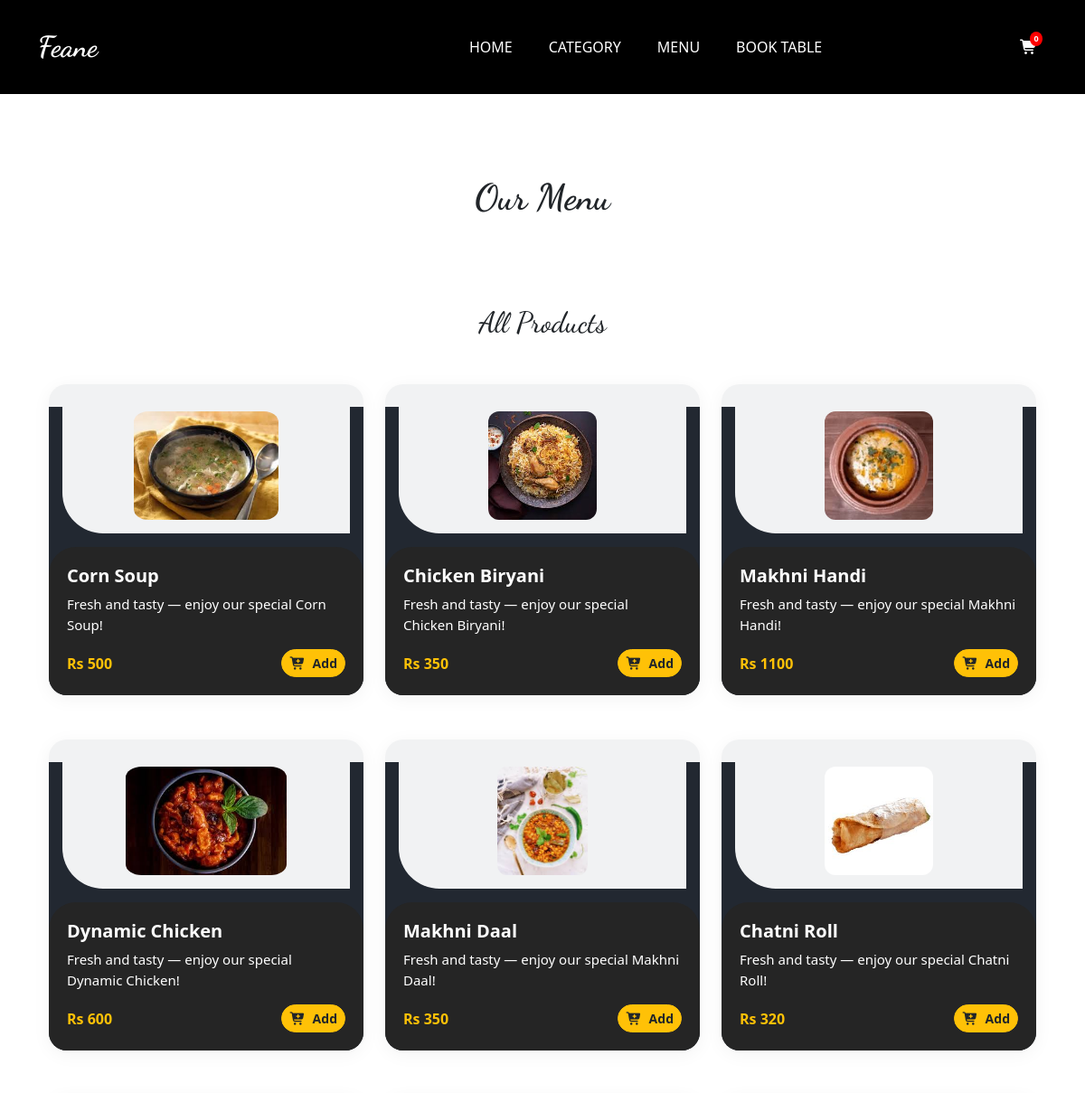
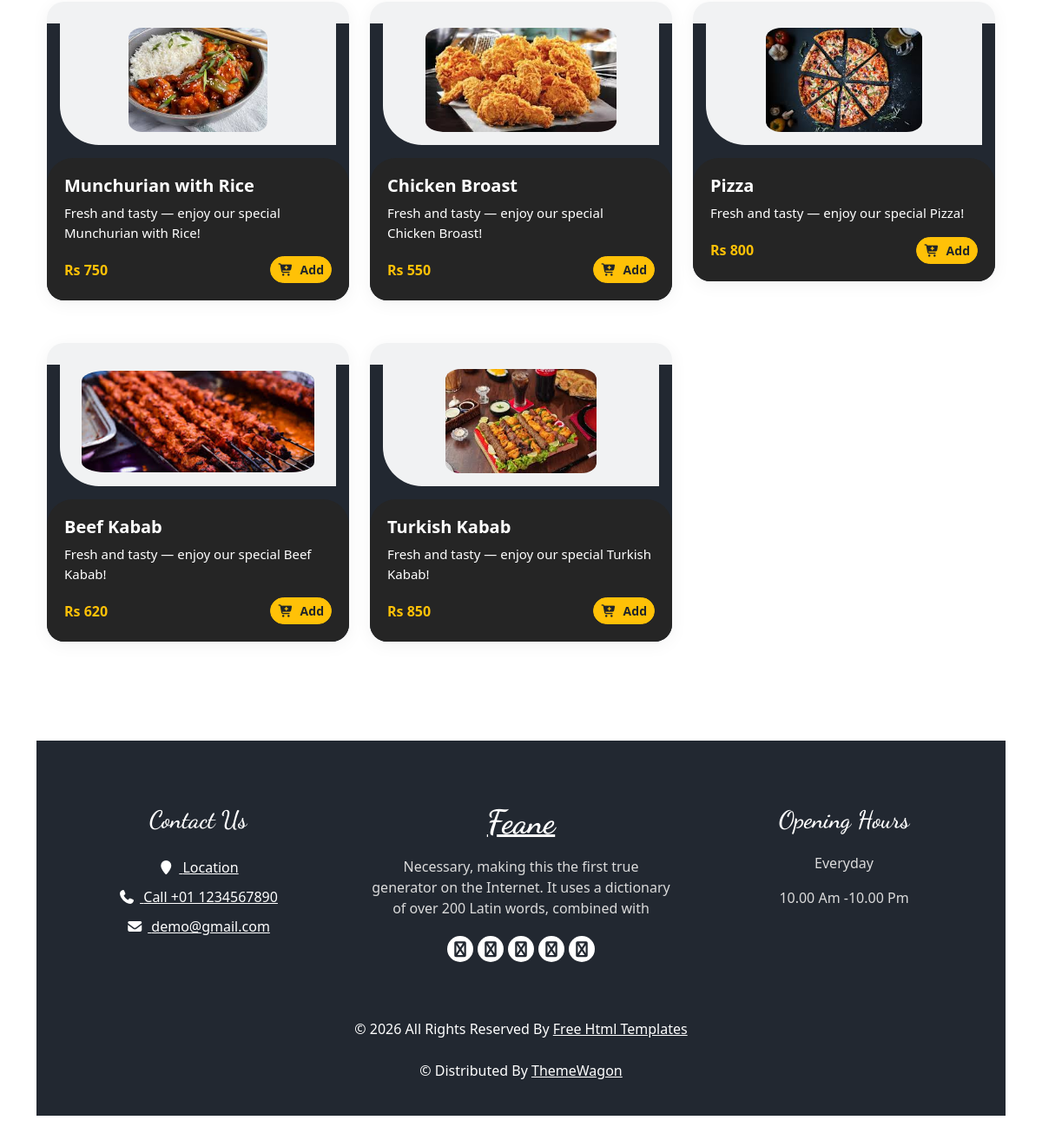
Page /user/frontend/menu.php on the committed database (2 pictures, top to bottom).
### tables this page shows
CREATE TABLE `product` (
  `p_id` int(11) NOT NULL,
  `cat_id` int(11) DEFAULT NULL,
  `p_name` text DEFAULT NULL,
  `p_desc` text DEFAULT NULL,
  `p_price` text DEFAULT NULL,
  `p_img` text DEFAULT NULL
);

### user/frontend/menu.php (the view, shortened to what this page needs)
<?php
include './header.php';
?>
<!DOCTYPE html>
<html>
<head>
  <link rel="stylesheet" type="text/css" href="css/bootstrap.css" />
  <link rel="stylesheet" type="text/css" href="https://cdnjs.cloudflare.com/ajax/libs/OwlCarousel2/2.3.4/assets/owl.carousel.min.css" />
  <link rel="stylesheet" href="https://cdnjs.cloudflare.com/ajax/libs/jquery-nice-select/1.1.0/css/nice-select.min.css" />
  <link href="css/font-awesome.min.css" rel="stylesheet" />
  <link rel="stylesheet" href="https://cdnjs.cloudflare.com/ajax/libs/font-awesome/7.0.0/css/all.min.css" />
  <link href="css/style.css" rel="stylesheet" />
  <link href="css/responsive.css" rel="stylesheet" />
  <link href="https://cdn.jsdelivr.net/npm/bootstrap@5.3.7/dist/css/bootstrap.min.css" rel="stylesheet">
</head>
<body class="sub_page">
  <section class="food_section layout_padding">
    <div class="container">
      <div class="heading_container heading_center">
        <h2>
          Our Menu
        </h2>
      </div>
<section class="category_section layout_padding-bottom">
  <div class="container">
    <div class="row mt-5">
      <?php
require '../../admin/backend/config/config.php';
$cat_name = "";
if (isset($_GET['cat'])) {
    $cat_id = intval($_GET['cat']);
    $cat_q = mysqli_query($conn, "SELECT * FROM cat WHERE id = $cat_id");
    if ($cat_q && mysqli_num_rows($cat_q) > 0) {
        $cat_row = mysqli_fetch_assoc($cat_q);
        $cat_name = $cat_row['cat_name'];
    }
    $query = "SELECT * FROM product WHERE cat_id = $cat_id";
} else {
    $query = "SELECT * FROM product";
}
$res = mysqli_query($conn, $query);
?>
<div class="container mt-5">
  <h2 class="text-center mb-4"><?= $cat_name ? $cat_name . ' PRODUCTS' : 'All Products' ?></h2>
  <div class="row">
    <?php
    if (mysqli_num_rows($res) > 0) {
      while ($row = mysqli_fetch_assoc($res)) {
    ?>
      <div class="col-sm-6 col-lg-4 mb-4">
        <div class="box" style="background-color: #e5e1e1ff; border-radius: 20px; overflow: hidden; box-shadow: 0 4px 20px rgba(0,0,0,0.05); transition: 0.3s;">
          <div class="text-center p-3">
            <div class="img-box" style="height: 150px; display: flex; align-items: center; justify-content: center;">
              <img src="./../admin/img/<?= $row['p_img'] ?>" alt="<?= $row['p_name'] ?>" style="max-height: 120px; max-width: 100%; border-radius: 10%;">
            </div>
          </div>
          <div class="detail-box" style="background-color: #252525; color: white; padding: 20px; border-top-left-radius: 30px; border-top-right-radius: 30px;">
            <h5><?= $row['p_name'] ?></h5>
            <p>Fresh and tasty — enjoy our special <?= $row['p_name'] ?>!</p>
            <div class="d-flex justify-content-between align-items-center mt-3">
              <span class="text-warning fw-semibold">Rs <?= $row['p_price'] ?></span>
              <?php if (isset($_SESSION['user_id'])): ?>
  <form method="POST" action="./cart/add_to_cart.php">
    <input type="hidden" name="product_id" value="<?= $row['p_id'] ?>">
    <input type="hidden" name="product_name" value="<?= $row['p_name'] ?>">
    <input type="hidden" name="product_price" value="<?= $row['p_price'] ?>">
    <input type="hidden" name="product_img" value="<?= $row['p_img'] ?>">
    <button type="submit" class="btn btn-sm btn-warning rounded-pill text-dark fw-semibold">
      <i class="fas fa-cart-plus me-1"></i> Add
    </button>
  </form>
<?php else: ?>
  <a href="#" data-bs-toggle="modal" data-bs-target="#loginModal" class="btn btn-sm btn-warning rounded-pill text-dark fw-semibold">
    <i class="fas fa-cart-plus me-1"></i> Add
  </a>
<?php endif; ?>
            </div>
          </div>
        </div>
      </div>
<?php
      }
    } else {
      echo "<p class='text-center'>No products found.</p>";
    }
    ?>
  </div>
</div>
    </div>
  </div>
</section>
<?php
include './footer.php';
?>
</body>
</html>

### user/frontend/header.php (shortened to what this page needs)
<!DOCTYPE html>
<html lang="en">
<head>
  <link rel="stylesheet" href="https://cdnjs.cloudflare.com/ajax/libs/font-awesome/7.0.0/css/all.min.css" />
  <link rel="stylesheet" href="https://cdn.jsdelivr.net/npm/bootstrap@5.3.0/dist/css/bootstrap.min.css">
</head>
<body>
<header class="header_section" style="background-color: black;">
  <div class="container">
    <nav class="navbar navbar-expand-lg custom_nav-container">
      <a class="navbar-brand text-white fw-bold" href="index.php">
        <span>Feane</span>
      </a>
      <div class="collapse navbar-collapse" id="navbarSupportedContent">
        <ul class="navbar-nav mx-auto mb-2 mb-lg-0">
          <li class="nav-item">
            <a class="nav-link text-white" href="./index.php">Home</a>
          </li>
          <li class="nav-item">
            <a class="nav-link text-white" href="./category.php">Category</a>
          </li>
          <li class="nav-item">
            <a class="nav-link text-white" href="./menu.php">Menu</a>
          </li>
          <li class="nav-item">
            <a class="nav-link text-white" href="./book.php">Book Table</a>
          </li>
        </ul>
            <div class="user_option">
              <a href="./cart/cart.php" >
                 <div class="cart-icon">
    <i class="fa-solid fa-cart-shopping" style="color: #fcfcfc;"></i>
    <span class="cart-count">
        <?php echo isset($_SESSION['cart_items']) ? count($_SESSION['cart_items']) : 0; ?>
    </span>
</div>
              </a>
            </div>
      </div>
    </nav>
  </div>
</header>
</body>
</html>

### user/frontend/footer.php (shortened to what this page needs)
<!DOCTYPE html>
<html lang="en">
<head>
</head>
<body>
  <footer class="footer_section">
    <div class="container">
      <div class="row">
        <div class="col-md-4 footer-col">
          <div class="footer_contact">
            <h4>
              Contact Us
            </h4>
            <div class="contact_link_box">
              <a href="">
                <i class="fa fa-map-marker" aria-hidden="true"></i>
                <span>
                  Location
                </span>
              </a>
              <a href="">
                <i class="fa fa-phone" aria-hidden="true"></i>
                <span>
                  Call +01 1234567890
                </span>
              </a>
              <a href="">
                <i class="fa fa-envelope" aria-hidden="true"></i>
                <span>
                  demo@gmail.com
                </span>
              </a>
            </div>
          </div>
        </div>
        <div class="col-md-4 footer-col">
          <div class="footer_detail">
            <a href="" class="footer-logo">
              Feane
            </a>
            <p>
              Necessary, making this the first true generator on the Internet. It uses a dictionary of over 200 Latin words, combined with
            </p>
            <div class="footer_social">
              <a href="">
                <i class="fa fa-facebook" aria-hidden="true"></i>
              </a>
              <a href="">
                <i class="fa fa-twitter" aria-hidden="true"></i>
              </a>
              <a href="">
                <i class="fa fa-linkedin" aria-hidden="true"></i>
              </a>
              <a href="">
                <i class="fa fa-instagram" aria-hidden="true"></i>
              </a>
              <a href="">
                <i class="fa fa-pinterest" aria-hidden="true"></i>
              </a>
            </div>
          </div>
        </div>
        <div class="col-md-4 footer-col">
          <h4>
            Opening Hours
          </h4>
          <p>
            Everyday
          </p>
          <p>
            10.00 Am -10.00 Pm
          </p>
        </div>
      </div>
      <div class="footer-info">
        <p>
          &copy; <span id="displayYear"></span> All Rights Reserved By
          <a href="https://html.design/">Free Html Templates</a><br><br>
          &copy; <span id="displayYear"></span> Distributed By
          <a href="https://themewagon.com/" target="_blank">ThemeWagon</a>
        </p>
      </div>
    </div>
  </footer>
</body>
</html>

### user/frontend/css/style.css (style rules this page uses)
body { font-family: "Open Sans", sans-serif; color: #0c0c0c; background-color: #ffffff; overflow-x: hidden; }
.layout_padding { padding: 90px 0; }
.layout_padding-bottom { padding-bottom: 90px; }
h1, h2 { font-family: 'Dancing Script', cursive; }
.heading_container { display: -webkit-box; display: -ms-flexbox; display: flex; -webkit-box-orient: vertical; -webkit-box-direction: normal; -ms-flex-direction: column; flex-direction: column; -webkit-box-align: start; -ms-flex-align: start; align-items: flex-start; }
.heading_container h2 { position: relative; margin-bottom: 0; font-size: 2.5rem; font-weight: bold; }
.heading_container.heading_center { -webkit-box-align: center; -ms-flex-align: center; align-items: center; text-align: center; }
a, a:hover, a:focus { text-decoration: none; }
.btn, .btn:focus { outline: none !important; -webkit-box-shadow: none; box-shadow: none; }
.header_section { padding: 15px 0; }
.navbar-brand { font-family: 'Dancing Script', cursive; }
.navbar-brand span { font-weight: bold; font-size: 32px; color: #ffffff; }
.custom_nav-container { padding: 0; }
.custom_nav-container .navbar-nav { padding-left: 18%; }
.custom_nav-container .navbar-nav .nav-item .nav-link { padding: 5px 20px; color: #ffffff; text-align: center; text-transform: uppercase; border-radius: 5px; -webkit-transition: all 0.3s; transition: all 0.3s; }
.user_option { display: -webkit-box; display: -ms-flexbox; display: flex; -webkit-box-align: center; -ms-flex-align: center; align-items: center; }
.user_option a { margin: 0 10px; }
.food_section .box { position: relative; margin-top: 25px; background-color: #ffffff; border-radius: 10px; color: #ffffff; border-radius: 15px; overflow: hidden; background: linear-gradient(to bottom, #f1f2f3 25px, #222831 25px); }
.food_section .box .img-box { background: #f1f2f3; display: -webkit-box; display: -ms-flexbox; display: flex; -webkit-box-pack: center; -ms-flex-pack: center; justify-content: center; -webkit-box-align: center; -ms-flex-align: center; align-items: center; height: 215px; border-radius: 0 0 0 45px; margin: -1px; padding: 25px; }
.food_section .box .img-box img { max-width: 100%; max-height: 145px; -webkit-transition: all .2s; transition: all .2s; }
.food_section .box .detail-box { padding: 25px; }
.food_section .box .detail-box h5 { font-weight: 600; }
.food_section .box .detail-box p { font-size: 15px; }
.footer_section { background-color: #222831; color: #ffffff; padding: 75px 0 40px 0; text-align: center; }
.footer_section h4 { font-size: 28px; }
.footer_section h4, .footer_section .footer-logo { font-weight: 600; margin-bottom: 20px; font-family: 'Dancing Script', cursive; }
.footer_section p { color: #dbdbdb; }
.footer_section .footer-col { margin-bottom: 30px; }
.footer_section .footer_contact .contact_link_box { display: -webkit-box; display: -ms-flexbox; display: flex; -webkit-box-orient: vertical; -webkit-box-direction: normal; -ms-flex-direction: column; flex-direction: column; }
.footer_section .footer_contact .contact_link_box a { margin: 5px 0; color: #ffffff; }
.footer_section .footer_contact .contact_link_box a i { margin-right: 5px; }
.footer_section .footer-logo { display: block; font-weight: bold; font-size: 38px; line-height: 1; color: #ffffff; }
.footer_section .footer_social { display: -webkit-box; display: -ms-flexbox; display: flex; -webkit-box-pack: center; -ms-flex-pack: center; justify-content: center; margin-top: 20px; margin-bottom: 10px; }
.footer_section .footer_social a { display: -webkit-box; display: -ms-flexbox; display: flex; -webkit-box-pack: center; -ms-flex-pack: center; justify-content: center; -webkit-box-align: center; -ms-flex-align: center; align-items: center; color: #222831; width: 30px; height: 30px; border-radius: 100%; background-color: #ffffff; border-radius: 100%; margin: 0 2.5px; font-size: 18px; }
.footer_section .footer-info { text-align: center; margin-top: 25px; }
.footer_section .footer-info p { color: #ffffff; margin: 0; }
.footer_section .footer-info p a { color: inherit; }

### user/frontend/css/responsive.css (style rules this page uses)
@media (min-width: 1200px) { .container { max-width: 1170px; } }

### user/frontend/header.php (style rules this page uses)
.cart-icon { position: relative; display: inline-block; }
.cart-count { position: absolute; top: -5px; right: -5px; background: red; color: white; font-size: 9px; padding: 1px 4px; border-radius: 50%; font-weight: bold; min-width: 14px; text-align: center; }

### rows in the picture
product: p_img (picture), p_name "Corn Soup", p_price "500"
product: p_img (picture), p_name "Chicken Biryani", p_price "350"
product: p_img (picture), p_name "Makhni Handi", p_price "1100"
product: p_img (picture), p_name "Dynamic Chicken", p_price "600"
product: p_img (picture), p_name "Makhni Daal", p_price "350"
product: p_img (picture), p_name "Chatni Roll", p_price "320"
product: p_img (picture), p_name "Munchurian with Rice", p_price "750"
product: p_img (picture), p_name "Chicken Broast", p_price "550"
product: p_img (picture), p_name "Pizza", p_price "800"
product: p_img (picture), p_name "Beef Kabab", p_price "620"
product: p_img (picture), p_name "Turkish Kabab", p_price "850"
